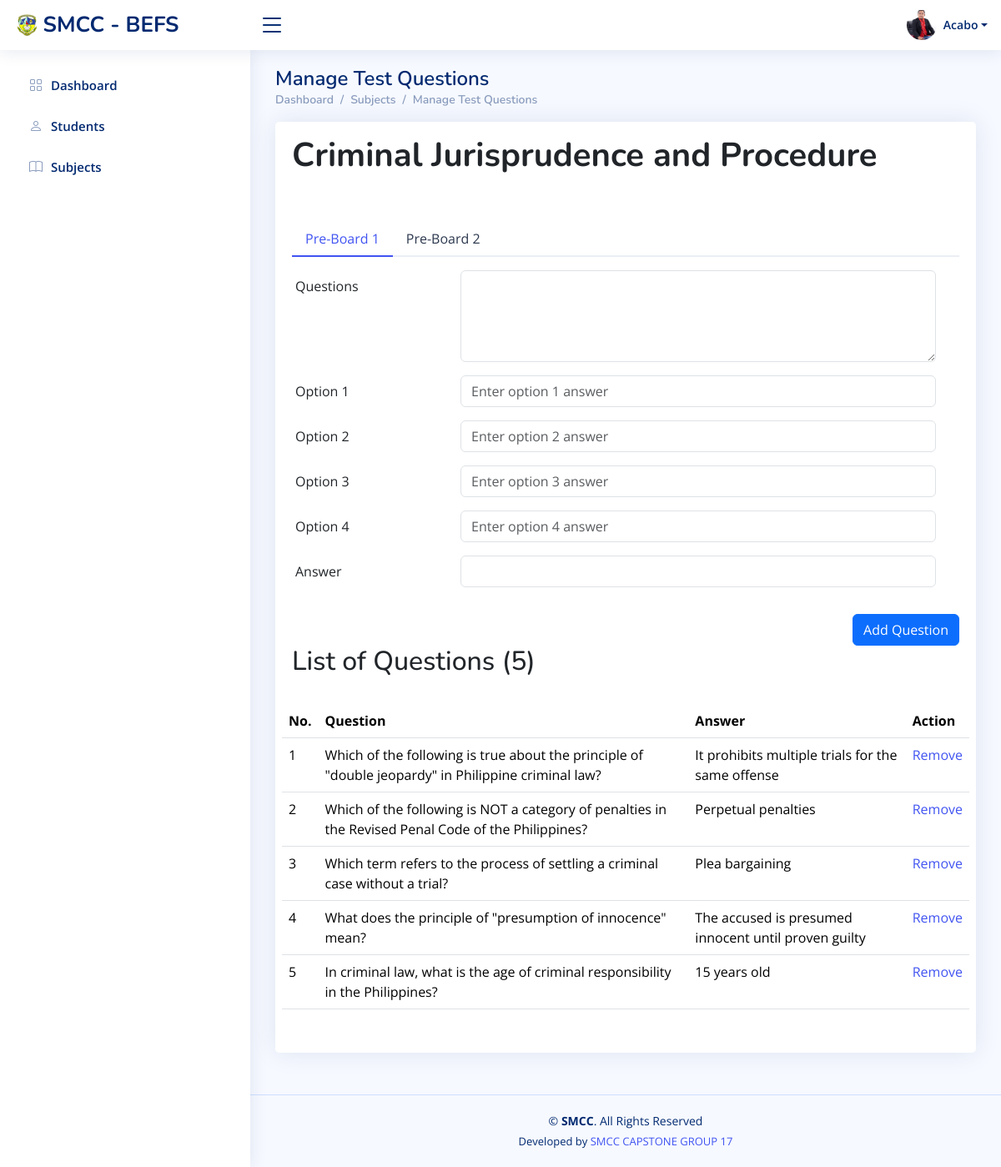
Screenshot of /reviewer/reviewer_test_questions.php?user_id=2&s_id=1 with the database file from the repository.
### tables this page shows
CREATE TABLE `users` (
  `id` int(11) NOT NULL,
  `username` varchar(255) DEFAULT NULL,
  `password` varchar(255) DEFAULT NULL,
  `type` varchar(255) DEFAULT NULL,
  `status` varchar(255) DEFAULT NULL,
  `fname` varchar(255) DEFAULT NULL,
  `lname` varchar(255) DEFAULT NULL,
  `profile_image` varchar(255) DEFAULT NULL,
  `date_created` datetime DEFAULT NULL,
  `logged_in` varchar(255) DEFAULT NULL
);

CREATE TABLE `subjects` (
  `id` int(11) NOT NULL,
  `code` varchar(255) DEFAULT NULL,
  `description` varchar(255) DEFAULT NULL,
  `year_level_id` int(11) DEFAULT NULL,
  `course_id` int(11) DEFAULT NULL,
  `school_year_id` int(11) DEFAULT NULL,
  `date_entry` datetime DEFAULT NULL,
  `status` varchar(255) DEFAULT NULL
);

CREATE TABLE `question_answer` (
  `id` int(11) NOT NULL,
  `question` varchar(255) DEFAULT NULL,
  `answer` varchar(255) DEFAULT NULL,
  `subject_id` int(11) DEFAULT NULL,
  `faculty_id` int(11) DEFAULT NULL,
  `option1` varchar(255) DEFAULT NULL,
  `option2` varchar(255) DEFAULT NULL,
  `option3` varchar(255) DEFAULT NULL,
  `option4` varchar(255) DEFAULT NULL,
  `level` varchar(255) DEFAULT NULL
);

### reviewer/reviewer_test_questions.php (the view, shortened to what this page needs)
<!DOCTYPE html>
<html lang="en">
<?php
include('../dbconnect.php');
$user_id = $_REQUEST['user_id'];
$s_id = $_REQUEST['s_id'];
?>
<?php
$query=mysqli_query($conn,"select * from subjects where id = '$s_id'")or die(mysqli_error());
if($row=mysqli_fetch_array($query))
{
$sub_desc = $row['description'];
}
?>
<head>
  <link href="../assets/vendor/bootstrap/css/bootstrap.min.css" rel="stylesheet">
  <link href="../assets/vendor/bootstrap-icons/bootstrap-icons.css" rel="stylesheet">
  <link href="../assets/vendor/boxicons/css/boxicons.min.css" rel="stylesheet">
  <link href="../assets/vendor/quill/quill.snow.css" rel="stylesheet">
  <link href="../assets/vendor/quill/quill.bubble.css" rel="stylesheet">
  <link href="../assets/vendor/remixicon/remixicon.css" rel="stylesheet">
  <link href="../assets/vendor/simple-datatables/style.css" rel="stylesheet">
  <link href="../assets/css/style.css" rel="stylesheet">
</head>
<body>
<?php
  $query=mysqli_query($conn,"select * from users where id = '$user_id'")or die(mysqli_error());
    if($row=mysqli_fetch_array($query))
    {
      $lname=$row['lname'];
      $lname = ucfirst(strtolower($lname));
    }
?>
 <?php
 include('reviewer_header.php');
 ?>
 <?php
 include('reviewer_sidebar.php');
 ?>
  <main id="main" class="main">
    <div class="pagetitle">
      <h1>Manage Test Questions</h1>
      <nav>
        <ol class="breadcrumb">
          <li class="breadcrumb-item"><a href="reviewer_home.php?user_id=<?php echo $user_id; ?>">Dashboard</a></li>
          <li class="breadcrumb-item"><a href="reviewer_subjects.php?user_id=<?php echo $user_id; ?>">Subjects</a></li>
          <li class="breadcrumb-item">Manage Test Questions</li>
        </ol>
      </nav>
    </div>
    <section class="section profile">
      <div class="row">
        <div class="col-xl-12">
          <div class="card">
            <div class="card-body pt-3">
            <h1><b><?php echo $sub_desc; ?></b></h1>
              <ul class="nav nav-tabs nav-tabs-bordered">
              <li class="nav-item">
                <button class="nav-link <?php echo (!isset($_GET['active_tab']) || $_GET['active_tab'] == 'Prelim') ? 'active' : ''; ?>"
                        data-bs-toggle="tab"
                        data-bs-target="#Prelim">
                  Pre-Board 1
                </button>
              </li>
              <li class="nav-item">
                <button class="nav-link <?php echo (isset($_GET['active_tab']) && $_GET['active_tab'] == 'Preboard') ? 'active' : ''; ?>"
                        data-bs-toggle="tab"
                        data-bs-target="#Preboard">
                  Pre-Board 2
                </button>
              </li>
              </ul>
              <div class="tab-content pt-2">
              <div class="tab-pane fade show <?php echo (!isset($_GET['active_tab']) || $_GET['active_tab'] == 'Prelim') ? 'active' : ''; ?>" id="Prelim">
                <form action="add_questions_preboard1_sc.php?user_id=<?php echo $user_id; ?>&s_id=<?php echo $s_id; ?>&active_tab=Prelim"
                method="POST" enctype="multipart/form-data" class="row g-3 user needs-validation" novalidate>
                <div class="row mb-3">
                  <label for="question" class="col-md-4 col-lg-3 col-form-label">Questions</label>
                  <div class="col-md-8 col-lg-9">
                    <textarea name="question" class="form-control" id="question" rows="4" required></textarea>
                  </div>
                </div>
                    <div class="row mb-3">
                      <label for="option1" class="col-md-4 col-lg-3 col-form-label"><input name="option" type="radio" id="option1" value="Option 1" style="display: none;"> Option 1</label>
                      <div class="col-md-8 col-lg-9">
                        <input name="answer1" type="text" class="form-control" id="answer1" placeholder="Enter option 1 answer" required>
                      </div>
                    </div>
                    <div class="row mb-3">
                      <label for="option2" class="col-md-4 col-lg-3 col-form-label"><input name="option" type="radio" id="option2" value="Option 2" style="display: none;"> Option 2</label>
                      <div class="col-md-8 col-lg-9">
                        <input name="answer2" type="text" class="form-control" id="answer2" placeholder="Enter option 2 answer" required>
                      </div>
                    </div>
                    <div class="row mb-3">
                      <label for="option3" class="col-md-4 col-lg-3 col-form-label"><input name="option" type="radio" id="option3" value="Option 3" style="display: none;"> Option 3</label>
                      <div class="col-md-8 col-lg-9">
                        <input name="answer3" type="text" class="form-control" id="answer3" placeholder="Enter option 3 answer" required>
                      </div>
                    </div>
                    <div class="row mb-3">
                      <label for="option4" class="col-md-4 col-lg-3 col-form-label"><input name="option" type="radio" id="option4" value="Option 4" style="display: none;"> Option 4</label>
                      <div class="col-md-8 col-lg-9">
                        <input name="answer4" type="text" class="form-control" id="answer4" placeholder="Enter option 4 answer" required>
                      </div>
                    </div>
                    <div class="row mb-3">
                      <label for="finalAnswer" class="col-md-4 col-lg-3 col-form-label">Answer</label>
                      <div class="col-md-8 col-lg-9">
                        <input name="final_answer" type="text" class="form-control" id="finalAnswer" readonly>
                      </div>
                    </div>
                    <div align="right">
                      <button name="add_prelim_question" type="submit" class="btn btn-primary">Add Question</button>
                    </div>
                    </form>
                    <?php
  $count_query = mysqli_query($conn, "SELECT COUNT(*) AS total_questions FROM question_answer WHERE subject_id = '$s_id' AND faculty_id = '$user_id' AND level='PREBOARD1'") or die(mysqli_error($conn));
  $count_row = mysqli_fetch_assoc($count_query);
  $total_questions = $count_row['total_questions'];
?>
<h2>List of Questions (<?php echo $total_questions; ?>)</h2>
                    <div class="row mb-3">
                    <table class="table">
                      <thead>
                        <tr>
                          <th>No.</th>
                          <th>Question</th>
                          <th>Answer</th>
                          <th>Action</th>
                        </tr>
                      </thead>
                      <tbody>
                        <?php
                          include('../dbconnect.php');
                          $query = mysqli_query($conn, "SELECT * FROM question_answer WHERE subject_id = '$s_id' AND faculty_id = '$user_id' AND level='PREBOARD1'") or die(mysqli_error($conn));
                          $no = 1;
                          while ($row = mysqli_fetch_array($query)) {
                            $qid = $row['id'];
                            $question = $row['question'];
                            $answer = $row['answer'];
                        ?>
                        <tr>
                          <td><?php echo $no++; ?></td>
                          <td><?php echo htmlspecialchars($question); ?></td>
                          <td><?php echo htmlspecialchars($answer); ?></td>
                          <td><a href="remove_questions_sc.php?user_id=<?php echo $user_id; ?>&qid=<?php echo $qid;?>&s_id=<?php echo $s_id;?>">Remove</a></td>
                        </tr>
                        <?php
                          }
                        ?>
                      </tbody>
                    </table>
                    </div>
                </div>
              </div>
            </div>
          </div>
        </div>
      </div>
    </section>
  </main>
   <?php
   include('../footer.php');
   ?>
</body>
</html>

### reviewer/reviewer_header.php (shortened to what this page needs)
<header id="header" class="header fixed-top d-flex align-items-center">
    <div class="d-flex align-items-center justify-content-between">
        <a href="reviewer_home.php?user_id=<?php echo $user_id; ?>" class="logo d-flex align-items-center">
            <img src="../images/Smcc_logo.gif" alt="">
            <span class="d-none d-lg-block">SMCC - BEFS</span>
        </a>
        <i class="bi bi-list toggle-sidebar-btn"></i>
    </div>
    <nav class="header-nav ms-auto">
        <ul class="d-flex align-items-center">
            <li class="nav-item dropdown pe-3">
                <a class="nav-link nav-profile d-flex align-items-center pe-0" href="#" id="navbarDropdown" data-bs-toggle="dropdown" aria-expanded="false">
                    <?php
                    $profile_image = !empty($row['profile_image']) ? $row['profile_image'] : '../assets/img/profile-img2.jpg';
                    ?>
                    <img src="<?php echo $profile_image; ?>" alt="Profile" class="rounded-circle">
                    <span class="d-none d-md-block dropdown-toggle ps-2"><?php echo $lname; ?></span>
                </a>
            </li>
        </ul>
    </nav>
</header>

### assets/css/style.css (style rules this page uses)
:root { scroll-behavior: smooth; }
body { font-family: "Open Sans", sans-serif; background: #f6f9ff; color: #444444; }
a { color: #4154f1; text-decoration: none; }
h1, h2, h3, h4, h5, h6 { font-family: "Nunito", sans-serif; }
#main { margin-top: 60px; padding: 20px 30px; transition: all 0.3s; }
.pagetitle { margin-bottom: 10px; }
.pagetitle h1 { font-size: 24px; margin-bottom: 0; font-weight: 600; color: #012970; }
.card { margin-bottom: 30px; border: none; border-radius: 5px; box-shadow: 0px 0 30px rgba(1, 41, 112, 0.1); }
.card-body { padding: 0 20px 20px 20px; }
.breadcrumb { font-size: 14px; font-family: "Nunito", sans-serif; color: #899bbd; font-weight: 600; }
.breadcrumb a { color: #899bbd; transition: 0.3s; }
.breadcrumb .breadcrumb-item::before { color: #899bbd; }
.nav-tabs-bordered { border-bottom: 2px solid #ebeef4; }
.nav-tabs-bordered .nav-link { margin-bottom: -2px; border: none; color: #2c384e; }
.nav-tabs-bordered .nav-link.active { background-color: #fff; color: #4154f1; border-bottom: 2px solid #4154f1; }
.logo { line-height: 1; }
@media (min-width: 1200px) { .logo { width: 280px; } }
.logo img { max-height: 26px; margin-right: 6px; }
.logo span { font-size: 26px; font-weight: 700; color: #012970; font-family: "Nunito", sans-serif; }
.header { transition: all 0.5s; z-index: 997; height: 60px; box-shadow: 0px 2px 20px rgba(1, 41, 112, 0.1); background-color: #fff; padding-left: 20px; }
.header .toggle-sidebar-btn { font-size: 32px; padding-left: 10px; cursor: pointer; color: #012970; }
.header-nav ul { list-style: none; }
.header-nav>ul { margin: 0; padding: 0; }
.header-nav .nav-profile { color: #012970; }
.header-nav .nav-profile img { max-height: 36px; }
.header-nav .nav-profile span { font-size: 14px; font-weight: 600; }
@media (min-width: 1200px) { #main, #footer { margin-left: 300px; } }

### rows the page displays
users: profile_image (picture), lname "Acabo"
subjects: description "Criminal Jurisprudence and Procedure"
question_answer: question "Which of the following is true about the principle of \"double jeopardy\" in Philippine criminal law?", answer "It prohibits multiple trials for the same offense"
question_answer: question "Which of the following is NOT a category of penalties in the Revised Penal Code of the Philippines?", answer "Perpetual penalties"
question_answer: question "Which term refers to the process of settling a criminal case without a trial?", answer "Plea bargaining"
question_answer: question "What does the principle of \"presumption of innocence\" mean?", answer "The accused is presumed innocent until proven guilty"
question_answer: question "In criminal law, what is the age of criminal responsibility in the Philippines?", answer "15 years old"

### other values shown
$total_questions "5"
